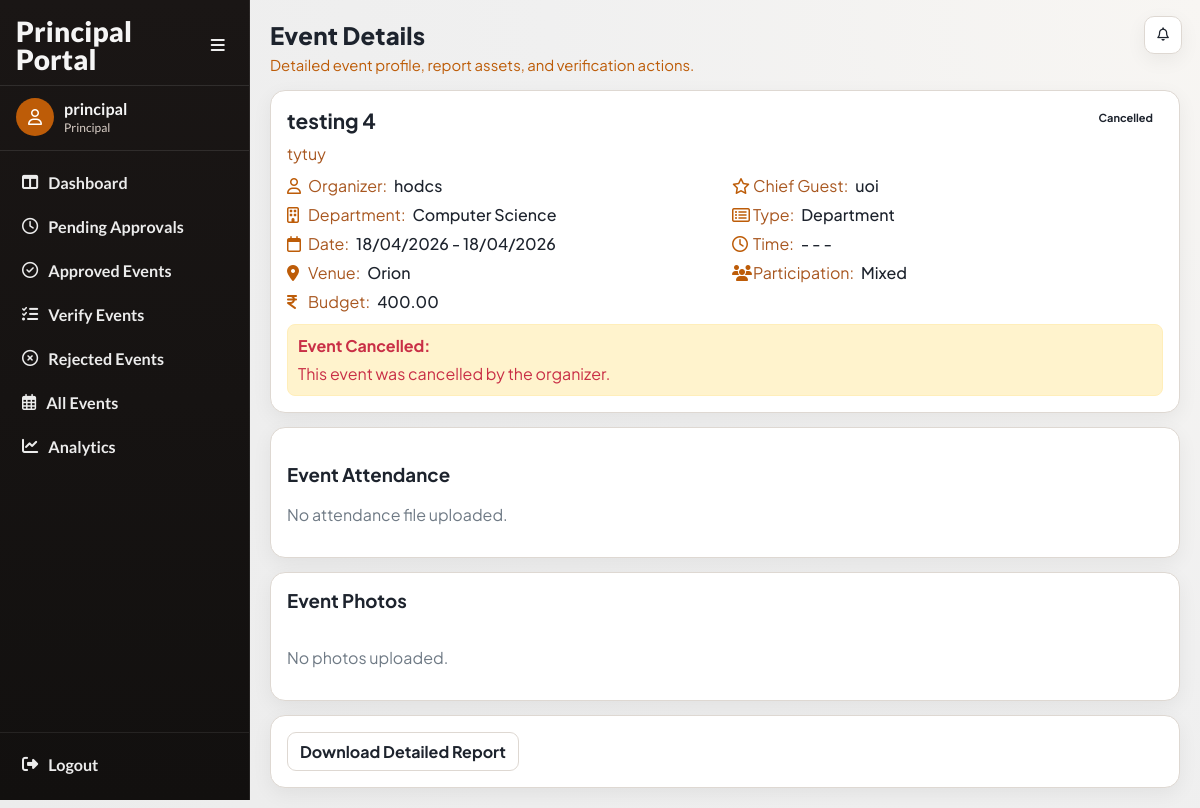
Page /events/events/35/ (signed in) on the committed database.
### accounts/models.py (models this page shows, shortened)
class User(AbstractUser):
    ROLE_CHOICES = (
        ('faculty', 'Faculty'),
        ('principal', 'Principal'),
        ('admin', 'Admin'),
    )
    SUB_ROLE_CHOICES = (
        ('hod', 'HOD'),
        ('nss', 'NSS In-Charge'),
        ('ncc', 'NCC In-Charge'),
        ('union', 'Union In-Charge'),
        ('other', 'Other In-Charge'),
    )
    role = models.CharField(max_length=20, choices=ROLE_CHOICES)
    sub_role = models.CharField(
        max_length=20,
        choices=SUB_ROLE_CHOICES,
        blank=True,
        null=True
    )
    department = models.ForeignKey(
    'events.Department',
    on_delete=models.SET_NULL,
    null=True,
    blank=True
    )

### events/models.py (models this page shows, shortened)
class Event(models.Model):
    CATEGORY_CHOICES = (
        ('department', 'Department'),
        ('nss', 'NSS'),
        ('ncc', 'NCC'),
        ('union', 'Union'),
        ('other', 'Other'),
    )
    PARTICIPATION_CHOICES = (
        ('boys', 'Boys'),
        ('girls', 'Girls'),
        ('mixed', 'Mixed'),
    )
    STATUS_CHOICES = (
        ('pending', 'Pending Approval'),
        ('approved', 'Approved'),
        ('rejected', 'Rejected'),
        ('completed', 'Completed'),
        ('verified', 'Verified'),
        ('cancelled', 'Cancelled'),
    )
    title = models.CharField(max_length=200)
    category = models.CharField(max_length=20, choices=CATEGORY_CHOICES)
    created_by = models.ForeignKey(
        settings.AUTH_USER_MODEL,
        on_delete=models.CASCADE
    )
    department = models.ForeignKey(
    Department,
    on_delete=models.SET_NULL,
    null=True,
    blank=True
    )
    participation_type = models.CharField(
        max_length=20,
        choices=PARTICIPATION_CHOICES
    )
    chief_guest = models.CharField(max_length=200, blank=True, null=True)
    budget = models.DecimalField(max_digits=10, decimal_places=2)
    venue = models.ForeignKey(
    Venue,
    on_delete=models.PROTECT
    )
    start_date = models.DateField()
    end_date = models.DateField()
    start_time = models.TimeField(null=True, blank=True)
    end_time = models.TimeField(null=True, blank=True)
    description = models.TextField()
    tags = models.ManyToManyField(Tag, blank=True)
    status = models.CharField(
        max_length=20,
        choices=STATUS_CHOICES,
        default='pending'
    )
    principal_remark = models.TextField(blank=True, null=True)
    created_at = models.DateTimeField(auto_now_add=True)
    report_text = models.TextField(blank=True, null=True)
    attendance_file = models.FileField(
        upload_to='attendance/',
        blank=True,
        null=True
    )
    completed_at = models.DateTimeField(blank=True, null=True)

class Department(models.Model):
    name = models.CharField(max_length=100, unique=True)
    def __str__(self):
        return self.name

class Venue(models.Model):
    name = models.CharField(max_length=100, unique=True)
    def __str__(self):
        return self.name

### events/views.py (the view)
@login_required(login_url='/login/')
def event_detail(request, event_id):
    event = get_object_or_404(Event, id=event_id)
    return render(request,
                  'events/event_detail.html',
                  {'event': event})

### events/templates/events/event_detail.html (shortened to what this page needs)
{% extends "base.html" %}
{% load event_extras %}
{% block page_title %}Event Details{% endblock %}
{% block page_subtitle %}Detailed event profile, report assets, and verification actions.{% endblock %}
{% block extra_css %}
<link href="https://cdn.jsdelivr.net/npm/glightbox/dist/css/glightbox.min.css" rel="stylesheet">
{% endblock %}
{% block content %}
<section class="event-card" style="margin-bottom:14px;">
    <div class="event-head">
        <h2 class="event-title" style="font-size:1.3rem;">{{ event.title }}</h2>
        <span class="chip {{ event.status }}">{{ event.status|title }}</span>
    </div>
    <p class="event-desc" style="margin-bottom: 10px;">{{ event.description }}</p>
    <div class="meta-grid">
        <div class="meta-row"><i class="fa-regular fa-user"></i><span class="meta-label">Organizer:</span><span class="meta-value">{{ event.created_by.get_full_name|default:event.created_by.username }}</span></div>
        <div class="meta-row"><i class="fa-regular fa-star"></i><span class="meta-label">Chief Guest:</span><span class="meta-value">{{ event.chief_guest|default:"-" }}</span></div>
        <div class="meta-row"><i class="fa-regular fa-building"></i><span class="meta-label">Department:</span><span class="meta-value">{{ event.department|default:"General" }}</span></div>
        <div class="meta-row"><i class="fa-regular fa-rectangle-list"></i><span class="meta-label">Type:</span><span class="meta-value">{{ event.category|title }}</span></div>
        <div class="meta-row"><i class="fa-regular fa-calendar"></i><span class="meta-label">Date:</span><span class="meta-value">{{ event.start_date|date:"d/m/Y" }} - {{ event.end_date|date:"d/m/Y" }}</span></div>
        <div class="meta-row"><i class="fa-regular fa-clock"></i><span class="meta-label">Time:</span><span class="meta-value">{{ event.start_time|time:"h:i A"|default:"-" }} - {{ event.end_time|time:"h:i A"|default:"-" }}</span></div>
        <div class="meta-row"><i class="fa-solid fa-location-dot"></i><span class="meta-label">Venue:</span><span class="meta-value">{{ event.venue }}</span></div>
        <div class="meta-row"><i class="fa-solid fa-users"></i><span class="meta-label">Participation:</span><span class="meta-value">{{ event.participation_type|title }}</span></div>
        <div class="meta-row"><i class="fa-solid fa-indian-rupee-sign"></i><span class="meta-label">Budget:</span><span class="meta-value">{{ event.budget }}</span></div>
    </div>
    {% if event.status == "cancelled" %}
    <div class="reason-box" style="margin-top:10px; padding:10px; border:1px solid #ffeeba; background:#fff3cd; border-radius:8px;">
        <strong>Event Cancelled:</strong>
        <p style="margin:5px 0 0;">
            This event was cancelled by the organizer.
        </p>
    </div>
    {% endif %}
</section>
<section class="panel" style="margin-bottom:14px;">
    <h3>Event Attendance</h3>
    {% if event.attendance_file %}
        <a class="btn secondary" href="{{ event.attendance_file.url }}">Open Attendance File</a>
    {% else %}
        <p class="muted">No attendance file uploaded.</p>
    {% endif %}
</section>
<section class="panel" style="margin-bottom:14px;">
    <h3 style="margin-top:0;">Event Photos</h3>
    <div style="display:grid;grid-template-columns:repeat(auto-fit,minmax(180px,1fr));gap:12px;">
        {% for photo in event.photos.all %}
            <a class="glightbox" href="{{ photo.image.url }}" data-gallery="event-gallery" data-title="{{ event.title }}">
                <img src="{{ photo.image.url }}" alt="{{ event.title }} photo" style="width:100%;height:160px;object-fit:cover;border-radius:12px;border:1px solid var(--line);">
            </a>
        {% empty %}
            <p class="muted">No photos uploaded.</p>
        {% endfor %}
    </div>
</section>
<section class="panel" style="display:flex;gap:8px;flex-wrap:wrap;align-items:center;">
    <a class="btn secondary" href="{% url 'download_detailed_report' event.id %}">Download Detailed Report</a>
</section>
{% endblock %}

### accounts/templates/base.html (shortened to what this page needs)
<!DOCTYPE html>
<html lang="en">
<head>
    <link rel="stylesheet" href="https://cdnjs.cloudflare.com/ajax/libs/font-awesome/6.5.2/css/all.min.css">
    {% block extra_css %}{% endblock %}
</head>
<body class="{% if request.user.is_authenticated %}has-sidebar{% endif %}">
    <div class="app">
        {% if request.user.is_authenticated %}
            <aside class="sidebar">
                <div class="sidebar-head">
                    <div class="brand">
                        {% if request.user.role == "principal" %}
                            Principal Portal
                        {% elif request.user.role == "faculty" %}
                            Faculty Portal
                        {% else %}
                            Event Portal
                        {% endif %}
                    </div>
                    <button class="collapse-toggle" id="sidebarCollapseToggle" type="button">
                        <i class="fa-solid fa-bars"></i>
                    </button>
                </div>
                <div class="sidebar-user">
                    <div class="avatar"><i class="fa-regular fa-user"></i></div>
                    <div class="user-meta">
                        <div class="user-name">{{ request.user.get_full_name|default:request.user.username }}</div>
                        <div class="user-role">{{ request.user.get_role_display|default:"User" }}</div>
                    </div>
                </div>
                <ul class="nav-list">
                    {% if request.user.role == "principal" %}
                        <li><a class="nav-link " href="{% url 'principal_dashboard' %}" title="Dashboard"><i class="fa-solid fa-table-columns"></i><span class="nav-text">Dashboard</span></a></li>
                        <li><a class="nav-link " href="{% url 'principal_pending_events' %}" title="Pending Approvals"><i class="fa-regular fa-clock"></i><span class="nav-text">Pending Approvals</span></a></li>
                        <li><a class="nav-link " href="{% url 'principal_approved_events' %}" title="Approved Events"><i class="fa-regular fa-circle-check"></i><span class="nav-text">Approved Events</span></a></li>
                        <li><a class="nav-link " href="{% url 'principal_verify_list' %}" title="Verify Events"><i class="fa-solid fa-list-check"></i><span class="nav-text">Verify Events</span></a></li>
                        <li><a class="nav-link " href="{% url 'principal_rejected_events' %}" title="Rejected Events"><i class="fa-regular fa-circle-xmark"></i><span class="nav-text">Rejected Events</span></a></li>
                        <li><a class="nav-link " href="{% url 'view_all_events' %}" title="All Events"><i class="fa-regular fa-calendar-days"></i><span class="nav-text">All Events</span></a></li>
                        <li><a class="nav-link " href="{% url 'analytics_dashboard' %}" title="Analytics"><i class="fa-solid fa-chart-line"></i><span class="nav-text">Analytics</span></a></li>
                    {% endif %}
                </ul>
                <div class="sidebar-foot">
                    <a class="nav-link" href="{% url 'logout' %}" title="Logout">
                        <i class="fa-solid fa-right-from-bracket"></i>
                        <span class="nav-text">Logout</span>
                    </a>
                </div>
            </aside>
            <div class="notif-fab" id="notifFab">
                <div style="position:relative;">
                    <button class="nav-icon-btn" id="notifToggle" type="button" aria-label="Notifications">
                        <i class="fa-regular fa-bell"></i>
                    </button>
                </div>
            </div>
        {% endif %}
        <main class="main">
            <header class="page-head">
                <h1 class="page-title">{% block page_title %}College Event System{% endblock %}</h1>
                <p class="page-subtitle">{% block page_subtitle %}{% endblock %}</p>
            </header>
            {% block content %}{% endblock %}
        </main>
    </div>
</body>
</html>

### accounts/templates/base.html (style rules this page uses)
:root { --bg: #f3f3f3; --sidebar-1: #1a1615; --sidebar-2: #12100f; --surface: #ffffff; --surface-muted: #f7f4f1; --line: #ded8d2; --text: #1d232d; --text-soft: #6f7a85; --accent: #bd5c08; --accent-soft: #f9e8da; --success: #0f9b72; --danger: #d13f4b; --radius: 15px; --shadow: 0 6px 20px rgba(13, 13, 13, 0.06); }
* { box-sizing: border-box; }
body { margin: 0; font-family: "Plus Jakarta Sans", sans-serif; background: radial-gradient(circle at top right, #f8f6f3 0, #f0f0f0 45%, #ececec 100%); color: var(--text); }
a { color: inherit; text-decoration: none; }
.app { min-height: 100vh; }
.sidebar { position: fixed; top: 0; left: 0; z-index: 40; width: 250px; height: 100vh; background: linear-gradient(180deg, var(--sidebar-1) 0%, var(--sidebar-2) 100%); color: #f5f5f5; display: flex; flex-direction: column; border-right: 1px solid rgba(255, 255, 255, 0.08); transition: transform .25s ease, width .25s ease; font-family: "Lato", sans-serif; }
.sidebar-head { display: flex; align-items: center; justify-content: space-between; padding: 17px 16px 12px; border-bottom: 1px solid rgba(255, 255, 255, 0.1); }
.brand { font-size: 28px; font-weight: 800; line-height: 1; letter-spacing: .2px; transition: opacity .2s ease; }
.collapse-toggle { border: none; background: transparent; color: #efefef; width: 32px; height: 32px; border-radius: 8px; cursor: pointer; display: grid; place-items: center; font-size: 16px; }
.sidebar-user { display: flex; align-items: center; gap: 10px; padding: 12px 16px 14px; border-bottom: 1px solid rgba(255, 255, 255, 0.1); }
.avatar { width: 38px; height: 38px; border-radius: 50%; background: var(--accent); color: #fff; display: grid; place-items: center; font-size: 16px; }
.user-name { font-weight: 700; font-size: 1.01rem; line-height: 1.2; }
.user-role { font-size: 12px; color: #dbd0c8; margin-top: 2px; }
.nav-list { list-style: none; padding: 12px 10px; margin: 0; display: grid; gap: 5px; }
.nav-link { display: flex; align-items: center; gap: 10px; padding: 10px 12px; border-radius: 11px; color: #ececec; font-weight: 700; font-size: 1.01rem; transition: all .2s ease; }
.sidebar-foot { margin-top: auto; padding: 12px 10px 16px; border-top: 1px solid rgba(255, 255, 255, 0.08); }
.main { margin-left: 0; min-height: 100vh; padding: 20px; transition: margin-left .25s ease; }
body.has-sidebar .main { margin-left: 250px; }
.notif-fab { position: fixed; top: 16px; right: 18px; z-index: 50; display: none; }
.nav-icon-btn { position: relative; display: inline-grid; place-items: center; width: 38px; height: 38px; border-radius: 10px; border: 1px solid var(--line); background: #fff; color: var(--text); cursor: pointer; box-shadow: var(--shadow); }
.page-head { margin-bottom: 16px; }
.page-title { margin: 0; font-size: clamp(1.35rem, 2vw, 1.95rem); font-weight: 800; letter-spacing: 0.2px; }
.page-subtitle { margin: 6px 0 0; color: var(--accent); font-size: .93rem; }
.panel { background: var(--surface); border: 1px solid var(--line); border-radius: var(--radius); box-shadow: var(--shadow); padding: 16px; }
.chip { border-radius: 999px; padding: 4px 10px; font-size: 11px; font-weight: 700; display: inline-flex; align-items: center; justify-content: center; }
.btn { border: none; border-radius: 9px; background: var(--accent); color: #fff; padding: 8px 12px; font-weight: 700; cursor: pointer; }
.btn.secondary { border: 1px solid var(--line); background: var(--surface); color: var(--text); }
.muted { color: var(--text-soft); }
.event-card { border: 1px solid var(--line); border-radius: var(--radius); background: var(--surface); padding: 16px; box-shadow: var(--shadow); }
.event-head { display: flex; align-items: flex-start; justify-content: space-between; gap: 10px; margin-bottom: 8px; }
.event-title { margin: 0; font-size: 1.15rem; line-height: 1.3; }
.event-desc { margin: 0 0 12px; color: #a85720; line-height: 1.45; }
.meta-grid { display: grid; grid-template-columns: 1fr 1fr; gap: 8px 14px; margin-bottom: 12px; }
.meta-row { display: flex; align-items: baseline; gap: 7px; min-width: 0; }
.meta-row i { color: var(--accent); width: 14px; flex-shrink: 0; }
.meta-label { color: #a85720; white-space: nowrap; }
.meta-value { font-weight: 500; min-width: 0; }
.reason-box { margin-top: 10px; border-radius: 10px; border: 1px solid #f0b6bf; background: #fdecef; color: #c92f46; padding: 10px 12px; line-height: 1.4; }

### rows in the picture
User: user.get_full_name "principal", user.role "Principal"
Event: title "testing 4", status "Cancelled", description "tytuy", created_by.get_full_name "hodcs", chief_guest "uoi", department "Computer Science", category "Department", start_date "18/04/2026", end_date "18/04/2026", start_time "-", end_time "-", venue "Orion", participation_type "Mixed", budget "400.00"
